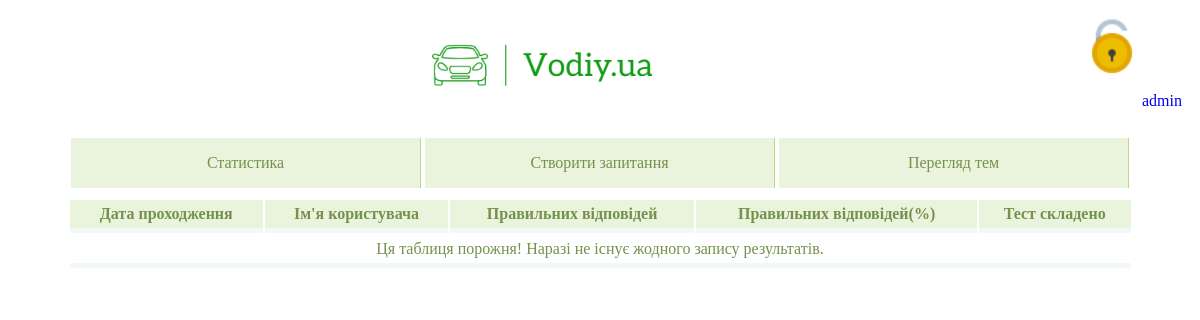
Page /admin/stats (signed in) on the earlier database version.
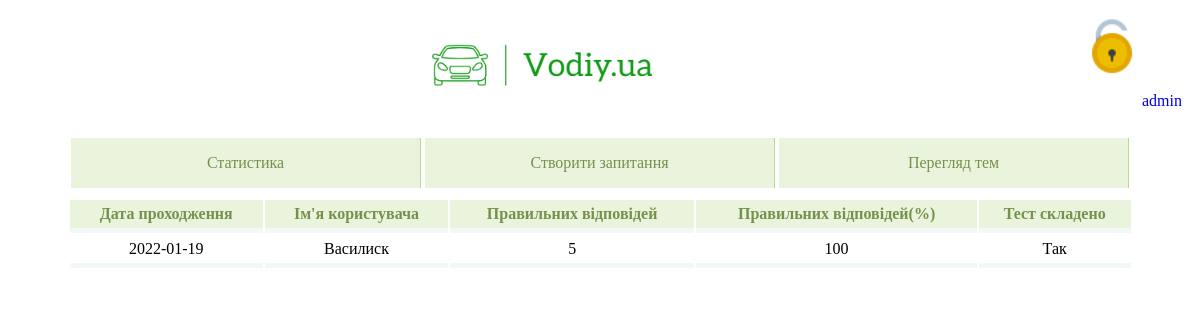
Same page on the later database version.
### models.py (models this page shows)
class History(db.Model):
    id = db.Column(db.Integer, primary_key=True)
    user_id = db.Column(db.Integer, db.ForeignKey('users.id'), nullable=False)
    correct_answers_number = db.Column(db.Integer, nullable=False)
    correct_answers_percent = db.Column(db.Integer, nullable=False)
    complete = db.Column(db.Boolean, nullable=False)
    date = db.Column(db.Date, nullable=False)

class Users(db.Model):
    id = db.Column(db.Integer, primary_key=True)
    login = db.Column(db.String, unique=True)
    email = db.Column(db.String, unique=True)
    password = db.Column(db.String, nullable=False)
    tests = db.relationship('History', backref='users')

### admin/admin.py (the view)
@admin.route('/stats')
@admin_required
def stats():
    return render_template('admin/stats.html', user=Admin, users_history=Admin.get_users_history(), tests_number=len(Admin.get_history()))

### Admin.py (called while the page is built)
    @classmethod
    def get_users_history(cls):
        return DataBase.get_users_history()

    @classmethod
    def get_history(cls):
        return DataBase.get_history()

### DataBase.py (called while the page is built)
    @classmethod
    def get_users_history(cls):
        return Users.query.all()

    @classmethod
    def get_history(cls):
        return History.query.all()

### Visitor.py (called while the page is built)
    @classmethod
    def is_admin(cls):
        if session.get('logged') == 'True':
            if session.get('user_name') == 'admin':
                return True

    @classmethod
    def is_authorized(cls):
        if session.get('logged') == 'True':
            return True
        else:
            return False

    @classmethod
    def get_name(cls):
        if session.get('logged'):
            return session.get('user_name')
        else:
            return 'Not authorized'

### admin/admin.py (called while the page is built)
def admin_required(f):
    @wraps(f)
    def decorated_function(*args, **kwargs):
        if Admin.is_admin() is not True:
            return redirect(url_for('user.sign', next=request.url))
        return f(*args, **kwargs)
    return decorated_function

### admin/templates/admin/stats.html
{% extends 'admin/base.html' %}
{% block content %}
<center>
	<table class="table">
		<thead>
			<tr>
				<th>Дата проходження</th>
				<th>Ім'я користувача</th>
				<th>Правильних відповідей</th>
				<th>Правильних відповідей(%)</th>
				<th>Тест складено</th>
			</tr>
		</thead>
		{% if tests_number < 1 %}
		<tbody>
		<tr><td colspan="5" align="center" style="color: #74924C;">Ця таблиця порожня! Наразі не існує жодного запису результатів.</td></tr>
		</tbody>
		{% else %}
			{% for user_one in users_history %}
			{% for test in user_one.tests %}
			<tbody>
			<tr>
				<td align="center"> {{ test.date }} </td>
				<td align="center"> {{ user_one.login }} </td>
				<td align="center"> {{ test.correct_answers_number }} </td>
				<td align="center"> {{ test.correct_answers_percent }} </td>
				{% if test.complete %}
				<td align="center"> Так </td>
				{% else %}
				<td align="center">Ні</td>
				{% endif %}
			</tr>
			</tbody>
			{% endfor %}
			{% endfor %}
		{% endif %}
	</table>
</center>
{% endblock %}

Differences in the rows shown:
added Users: login "Василиск"
added History: date "2022-01-19", correct_answers_number "5", correct_answers_percent "100", complete "Так"
Other differences:
text no longer shown: "Ця таблиця порожня! Наразі не існує жодного запису результатів."
